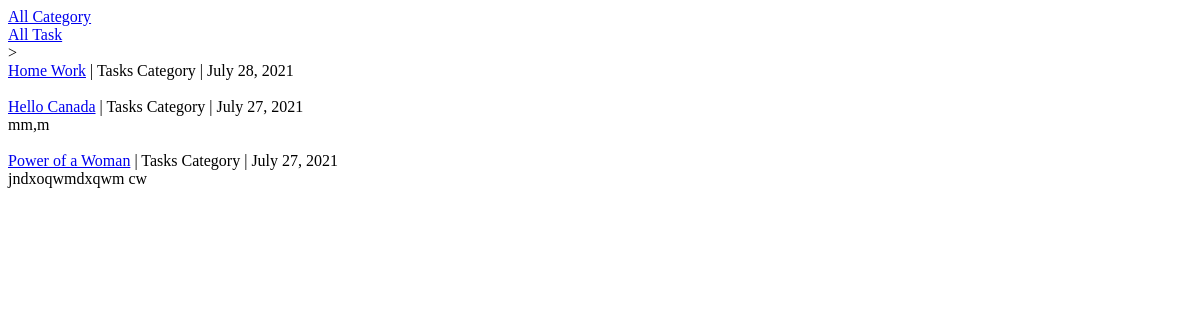
The app's page /todo/task/list/, older data.
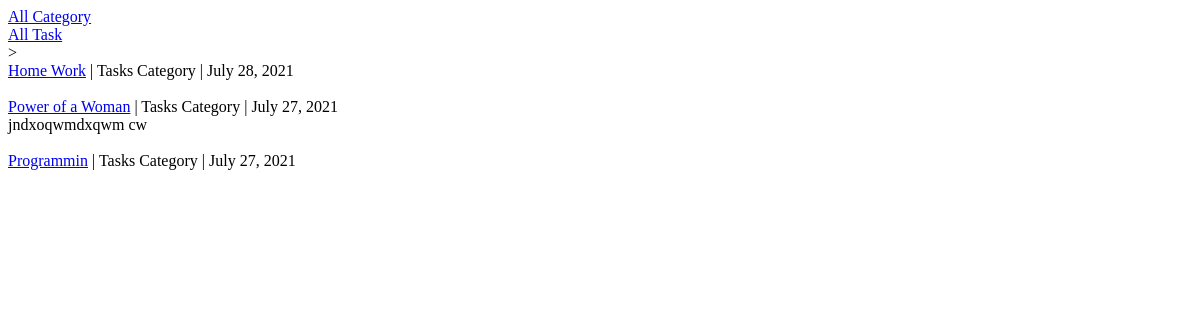
The same page, newer data.
### ToDo/models.py (models this page shows, shortened)
class TaskList(models.Model):
    PRIORITY_STATUS = (
        (0, 'None',),(1, 'Low',), (2, 'Medium',), (3, 'High',),
    )
    title = models.CharField(max_length=100)
    description = models.TextField(max_length=400,null= True, blank= True)
    category = models.ForeignKey(Category, on_delete=models.PROTECT, default=Category.get_first_category(),
        related_name='task_category')
    priority = models.IntegerField(choices=PRIORITY_STATUS, default=0)
    due_date = models.DateField(default=timezone.now().strftime("%Y-%m-%d"), null=True, blank=True)
    due_time = models.TimeField(default=timezone.now().strftime("%H:%M"), null=True, blank=True)
    slug = models.SlugField(max_length=100, unique=True)

class Category(models.Model):
    name = models.CharField(max_length=100)
    def __str__(self):
        return str(self.name)

### ToDo/views.py (the view)
# urls.py: path('task/list/',TaskListView.as_view(), name='task_list'),
class TaskListView(ListView):
    model = TaskList
    template_name = 'task_list.html'

### templates/task_list.html (shortened to what this page needs)
{% extends 'base.html' %}
{% block content %}
    {% for task in object_list %}
        <div>
            <a href="{% url 'ToDo:task_detail' task.slug %}">{{ task.title }}</a> |
            <span>{{ task.category }} Category | {{ task.due_date }}</span>
        </div>
        <div>
            {{ task.description }}
        </div>
        <br />
    {% endfor %}
{% endblock content %}

### templates/base.html (shortened to what this page needs)
<!doctype html>
<html lang="en">
<head>
</head>
<body>
<div>
    <a href="{% url 'ToDo:category_list' %}">All Category</a>
</div>
<div>
    <a href="{% url 'ToDo:task_list' %}">All Task</a>
</div>>
{%block content%}
{%endblock%}
</body>
</html>

Row changes from the older to the newer data that the page shows:
removed TaskList: title "Hello Canada", category "Tasks", due_date "July 27, 2021", description "mm,m"
added TaskList: title "Programmin", category "Tasks", due_date "July 27, 2021"
